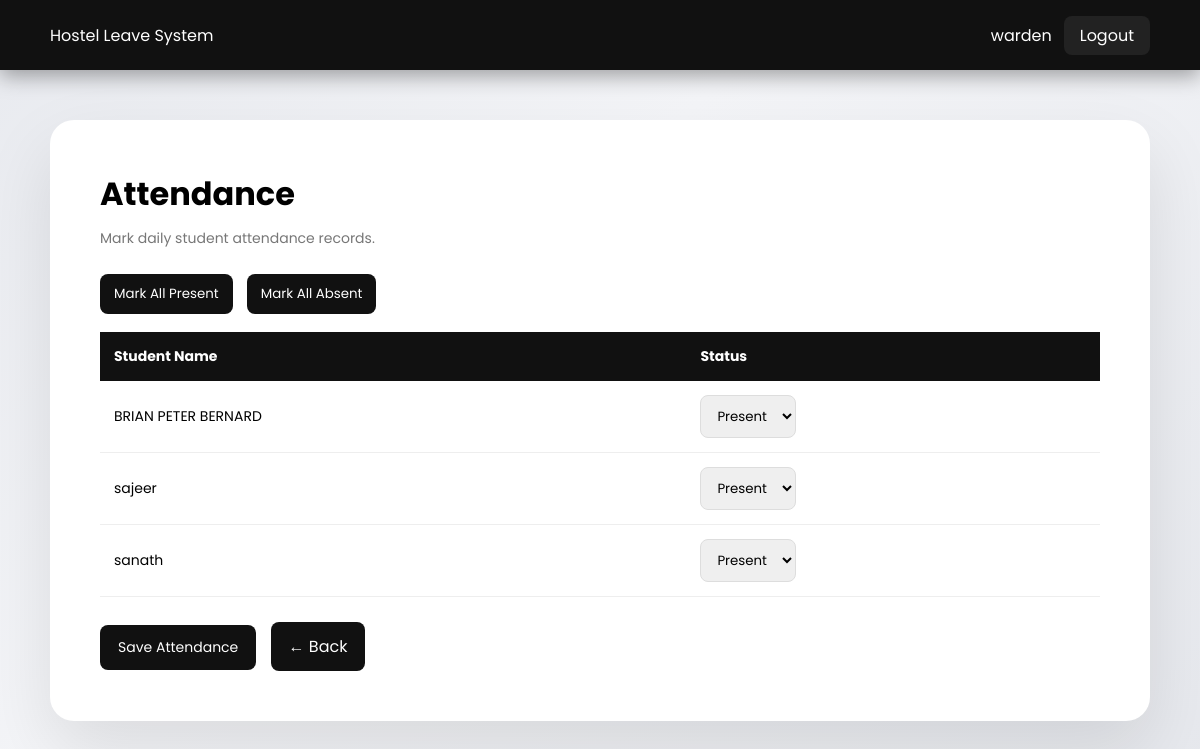
Before: /warden/attendance.php (signed in) with the older database file.
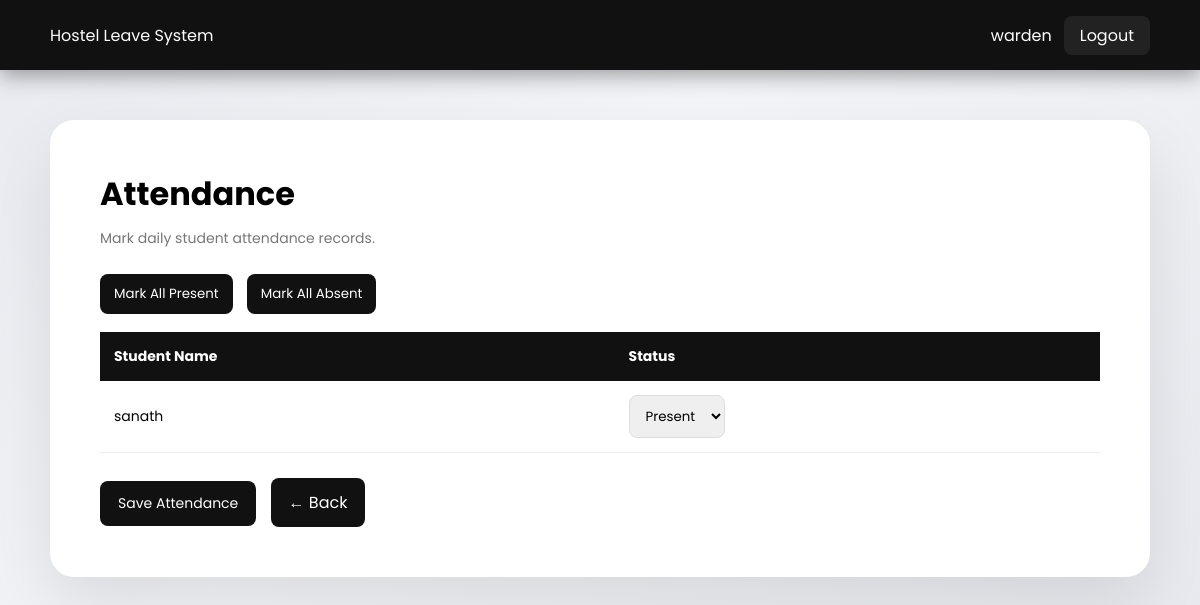
After: the same page with the newer database file.
### tables this page shows
CREATE TABLE `users` (
  `id` int(11) NOT NULL,
  `role_id` int(11) NOT NULL,
  `name` varchar(100) NOT NULL,
  `username` varchar(50) NOT NULL,
  `password` varchar(255) NOT NULL,
  `email` varchar(100) DEFAULT NULL,
  `parent_email` varchar(100) DEFAULT NULL,
  `teacher_email` varchar(100) DEFAULT NULL,
  `created_at` timestamp NOT NULL DEFAULT current_timestamp(),
  `register_number` varchar(50) DEFAULT NULL
);

### warden/attendance.php (the view, shortened to what this page needs)
<?php
include("../config/db.php");
$query = "
SELECT users.id, users.name
FROM users
JOIN roles ON users.role_id = roles.id
WHERE roles.role_name='student'
ORDER BY users.name ASC
";
$result = mysqli_query($conn, $query);
?>
<!DOCTYPE html>
<html>
<head>
</head>
<body>
<div class="topbar">
<div>Hostel Leave System</div>
<div>
<?php echo $_SESSION["username"]; ?>
<a class="logout-btn" href="../auth/logout.php">Logout</a>
</div>
</div>
<div class="container">
<h1>Attendance</h1>
<div class="sub">Mark daily student attendance records.</div>
<div class="actions">
<button type="button" class="small-btn" onclick="markAllPresent()">Mark All Present</button>
<button type="button" class="small-btn" onclick="markAllAbsent()">Mark All Absent</button>
</div>
<form method="POST">
<table>
<tr>
<th>Student Name</th>
<th>Status</th>
</tr>
<?php while($row = mysqli_fetch_assoc($result)) { ?>
<tr>
<td><?php echo htmlspecialchars($row['name']); ?></td>
<td>
<select name="attendance[<?php echo $row['id']; ?>]">
<option value="Present">Present</option>
</select>
</td>
</tr>
<?php } ?>
</table>
<button type="submit" name="submit" class="save-btn">Save Attendance</button>
<a href="dashboard.php" class="back-btn">← Back</a>
</form>
</div>
</body>
</html>

Changed rows visible on the page:
removed users: name "BRIAN PETER BERNARD", id "Present"
removed users: name "sajeer", id "Present"
